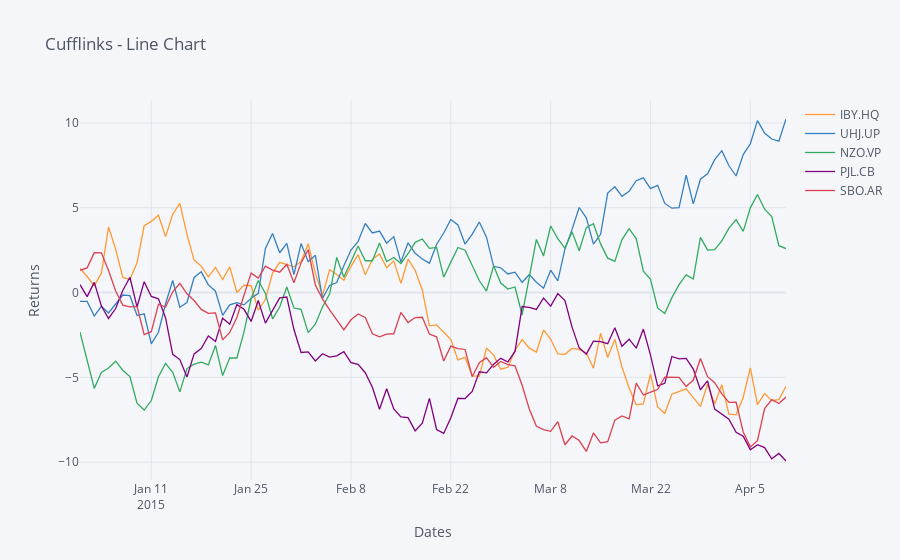

Notebook code cell kept with this figure:
### Markdown cell above
## Line Chart

### Code cell
cf.datagen.lines().iplot(kind='scatter',xTitle='Dates',yTitle='Returns',title='Cufflinks - Line Chart')
